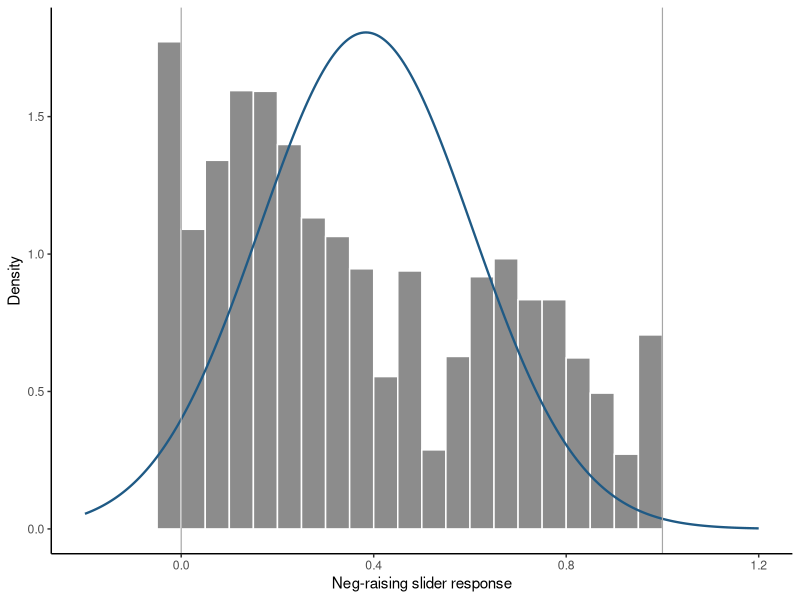

The R source for this figure:
## ---- chunk 1
#| label: load-meganegraising-bounds
#| echo: true
release_summary <- read.csv("data/meganegraising/meganegraising-release-summary.csv")
mnr <- read.csv("data/meganegraising/meganegraising-balanced.csv")
mnr$voice <- factor(mnr$voice, levels = c("active", "passive"))
mnr$subject <- factor(mnr$subject, levels = c("first", "third"))
stopifnot(nrow(mnr) == 7651L, length(unique(mnr$participant)) == 1091L,
          length(unique(mnr$verb)) == 193L)
release_summary
slider_bounds <- range(c(mnr$negraising, mnr$acceptability))
summary_table <- data.frame(
  response = c("neg-raising", "ease"),
  mean = c(mean(mnr$negraising), mean(mnr$acceptability)),
  zero_probability = c(mean(mnr$negraising == slider_bounds[[1L]]),
                       mean(mnr$acceptability == slider_bounds[[1L]])),
  one_probability = c(mean(mnr$negraising == slider_bounds[[2L]]),
                      mean(mnr$acceptability == slider_bounds[[2L]])),
  endpoint_probability = c(mean(mnr$negraising %in% c(0, 1)),
                           mean(mnr$acceptability %in% c(0, 1)))
)
summary_table
## ---- chunk 2
#| label: gaussian-bounded-benchmark
#| echo: true
gaussian <- lme4::lmer(
  negraising ~ voice * subject + (1 | participant) + (1 | verb),
  data = mnr, REML = FALSE,
  control = lme4::lmerControl(optimizer = "bobyqa",
                              optCtrl = list(maxfun = 200000L))
)
mnr$gaussian_mean <- predict(gaussian, re.form = NA)
sigma_hat <- sigma(gaussian)
mnr$illegal_probability <- pnorm(0, mnr$gaussian_mean, sigma_hat) +
  pnorm(1, mnr$gaussian_mean, sigma_hat, lower.tail = FALSE)
c(fixed_effects = lme4::fixef(gaussian),
  average_illegal_probability = mean(mnr$illegal_probability))
## ---- chunk 3
#| label: plot-bounded-responses
#| echo: true
library(ggplot2)
density_grid <- data.frame(value = seq(-.2, 1.2, length.out = 301L))
density_grid$fitted_density <- vapply(
  density_grid$value,
  function(value) mean(dnorm(value, mnr$gaussian_mean, sigma_hat)),
  numeric(1)
)
ggplot(mnr, aes(negraising)) +
  geom_histogram(aes(y = after_stat(density)), binwidth = .05, boundary = 0,
                 color = "white", fill = "grey55") +
  geom_line(data = density_grid, aes(value, fitted_density),
            color = "#1F5A85", linewidth = .8) +
  geom_vline(xintercept = slider_bounds, color = "grey65", linewidth = .4) +
  coord_cartesian(xlim = range(density_grid$value)) +
  labs(x = "Neg-raising slider response", y = "Density") +
  theme_classic()
